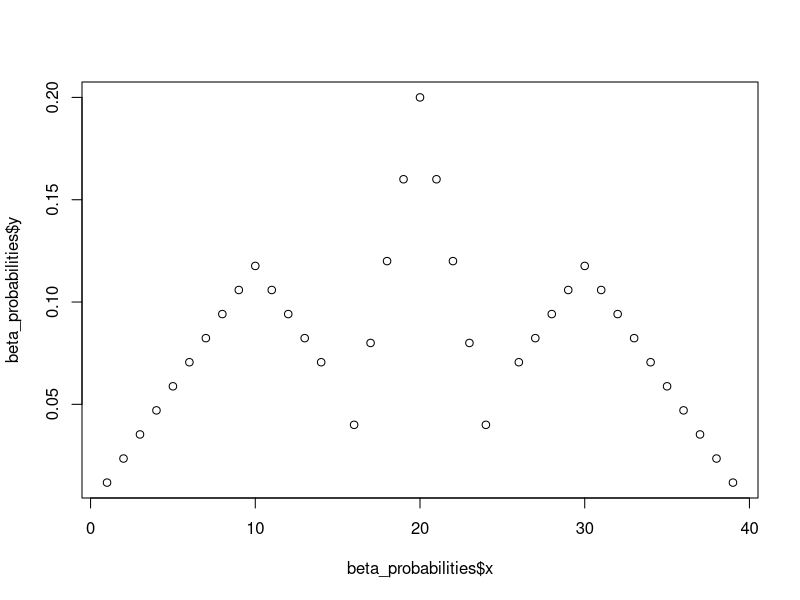

Reproduce this figure in R.
#Beta Proposal Values using equation 7 to 11

#k is maximum number of transitions
k=2
n=39
current_betas=c(1,39)
propose_betas<-function(current_betas,n,k){ 
  
  #empty data frame to keep track of beta proposal and their correspoding probability
  beta_probabilities=data.frame()
  
  #looping over k transition 
  for (j in 1:k) {
    
    ###################################################################################################
    #Lower Bound for Beta proposal;equation 7
    
    
    if (j==1){lower_bound_beta_proposal=1}
    
    else {  
      beta_temp_difference1= (current_betas[j] -current_betas[(j-1)])/2
      #cat('\nbeta_temp_difference1',beta_temp_difference1)
      lower_bound_beta_proposal= current_betas[j]-floor(beta_temp_difference1)+1
    }
    ###################################################################################################
    #Upper Bound for Beta proposal;equation 8
    
    if(j==k){upper_bound_beta_proposal=n}
    
    else{  
      beta_temp_difference2= (current_betas[(j+1)] -current_betas[j])/2
      upper_bound_beta_proposal= current_betas[j]+floor(beta_temp_difference2)-1
    }
    
    ###################################################################################################
    #Kappa; equation 9
    Kappa= max(current_betas[j]-lower_bound_beta_proposal, upper_bound_beta_proposal-current_betas[j])
    
    #cat('\nKappa:-', Kappa)
    ###################################################################################################
    #Normalising constant; equation 11
    Z1=0
    
    
    if(current_betas[j]>=lower_bound_beta_proposal){
        for (i in lower_bound_beta_proposal:current_betas[j]) {
         
          Z1=Z1+1+i-current_betas[j]+Kappa
        }
    }
    Z2=0
    if(upper_bound_beta_proposal>=(current_betas[j]+1)){
      for (i in (current_betas[j]+1):upper_bound_beta_proposal){
        
        Z2=Z2+1-i+current_betas[j]+Kappa
      }
    }
    Z=Z1+Z2 
    #cat('\nZ:',Z)
    #cat('\n')
    ###################################################################################################
    #Probability of any of the proposed Betas; equaation 12
    beta_values1=c()
    prob1=c()
    
    if(current_betas[j]>=lower_bound_beta_proposal){
    
      for (i in lower_bound_beta_proposal:current_betas[j]) {
        #cat('\n i=',i)
        beta_values1=c(beta_values1,i)
        prob1=c(prob1, (1+i-current_betas[j]+Kappa)/Z )
        
      }
    }
    
    
    prob2=c()

    beta_values2=c()
    #cat('\n -----')
    if(upper_bound_beta_proposal>=(current_betas[j]+1)){
      for (i in (current_betas[j]+1):upper_bound_beta_proposal){
        #cat('\n i=',i)
        beta_values2=c(beta_values2,i)
        prob2=c(prob2, (1-i+current_betas[j]+Kappa)/Z ) 
        
      }
    }
    
    ###################################################################################################
    
    probabilities=c(prob1,prob2) 
    
    
    df=data.frame(x=c(beta_values1,beta_values2),y=probabilities)
    
    beta_probabilities=rbind(beta_probabilities,df)    
    

  }

 plot(x=beta_probabilities$x,y=beta_probabilities$y)  
 
 #sorting betas according to corresponding probability
 beta_sorted=order(beta_probabilities$y,decreasing = T)
 #selecting first k indicies for selecting beta
 beta_indicies=beta_sorted[1:k]
 #assigning first k beta proposal after sorting according to probability
 beta_proposed=beta_probabilities$x[beta_indicies]
return(beta_indicies)
}
#propose_betas(current_betas=c(10,30),n,k)
#propose_betas(current_betas=c(1,39),n,k)
#propose_betas(current_betas=c(15,25),n,k)
#propose_betas(current_betas=c(19,21),n,k)
propose_betas(current_betas=c(10,20,30),n,k=3)
